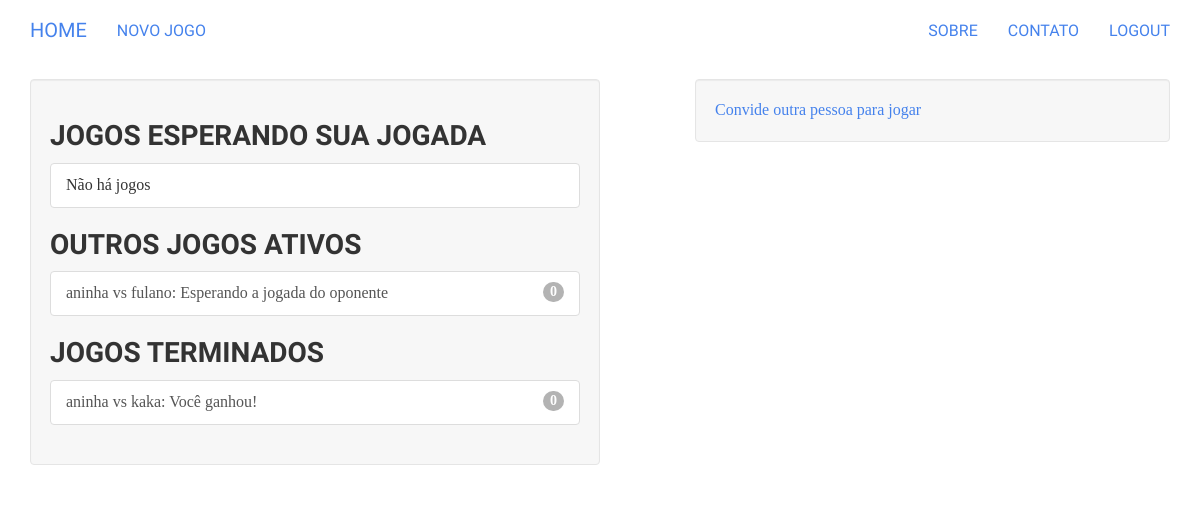
/user/home (signed in), run on an earlier commit of the app's database.
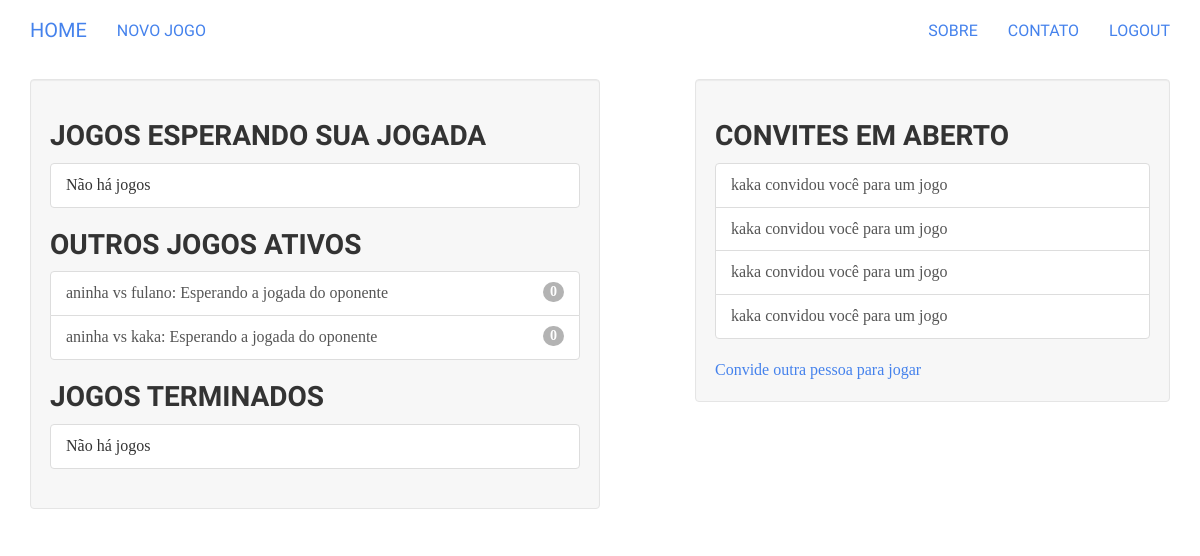
And on a later commit of the database.
### tictactoe/models.py (models this page shows, shortened)
class Game(models.Model):
    first_player = models.ForeignKey(User, related_name="games_first_player")
    second_player = models.ForeignKey(User, related_name="games_secod_player")
    next_to_move = models.ForeignKey(User, related_name="games_to_move")
    start_time = models.DateTimeField(auto_now_add=True)
    last_ative = models.DateTimeField(auto_now_add=True)
    status = models.CharField(
        max_length=1, default='A', choices=GAME_STATUS_CHOICES)
    objects = GamesManager()
    def __str__(self):
        return "{0} vs {1}".format(self.first_player, self.second_player)

class Invitation(models.Model):
    from_user = models.ForeignKey(User, related_name='invitations_sent')
    to_user = models.ForeignKey(
        User,
        related_name='invitations_received',
        verbose_name="Usuário para convidar",
        help_text="Por favor, selecione o usuário que você quer jogar")
    message = models.CharField(
        "Mensagem Opcional",
        max_length=300,
        blank=True,
        help_text="Adicionar uma mensagem amigável nunca é demais")
    timestamp = models.DateTimeField(auto_now_add=True)

### user/views.py (the view)
@login_required
def home(request):
    my_games = Game.objects.games_for_user(request.user)
    active_games = my_games.filter(status="A")
    finished_games = my_games.exclude(status="A")
    waiting_games = active_games.filter(next_to_move=request.user)
    other_games = active_games.exclude(next_to_move=request.user)
    invitations = request.user.invitations_received.all()
    context = {'other_games': other_games,
               'waiting_games': waiting_games,
               'finished_games': finished_games,
               'invitations': invitations}
    return render(request, "user/home.html", context)

### tictactoe/models.py (called while the page is built)
    def games_for_user(self, user):
        return super(GamesManager, self).get_queryset().filter(
            Q(first_player_id=user.id) | Q(second_player_id=user.id))

### user/templates/user/home.html (shortened to what this page needs)
{% extends "base.html" %}
{% block content %}
<div class="well col-md-6">
    {% include "tictactoe/game_list_snippet.html" with header="Jogos esperando sua jogada" games_list=waiting_games %}
    {% include "tictactoe/game_list_snippet.html" with header="Outros jogos ativos" games_list=other_games %}
    {% include "tictactoe/game_list_snippet.html" with header="Jogos terminados" games_list=finished_games %}
</div>
<div class="well col-sm-5 col-sm-push-1">
    {% if invitations %}
        <h3 class="panel-header">Convites em aberto</h3>
        <div class="list-group">
            {% for inv in invitations %}
                <a class="list-group-item" href="{% url 'tictactoe_accept_invitation' pk=inv.id %}">
                    {{ inv.from_user.username }} convidou você para um jogo
                </a>
            {% endfor %}
        </div>
    {% endif %}
    <a href="{% url 'tictactoe_invite' %}">Convide outra pessoa para jogar</a>
</div>
{% endblock content %}

### templates/base.html (shortened to what this page needs)
{% load staticfiles %}
<!DOCTYPE html>
<html class="no-js">
<head>
     {% block styling %}
    <link rel="stylesheet" href="{% static 'bootstrap/css/bootstrap.min.css' %}">
    {% endblock styling %}
</head>
<body>
    <div class="navbar navbar-default navbar-static-top">
        <div class="container">
            <div class="navbar-header">
                <a class="navbar-brand" href="#">Home</a>
            </div>
            <ul class="nav navbar-nav">
                <li><a href="{% url 'tictactoe_invite' %}">Novo Jogo</a></li>
            </ul>
            <ul class="nav navbar-nav navbar-right">
                <li><a href="#">Sobre</a></li>
                <li><a href="#">Contato</a></li>
                {% if user.is_authenticated %}
                    <li><a href="{% url 'boardgames_logout' %}">Logout</a></li>
                {% else %}
                    <li><a href="{% url 'boardgames_login' %}">Login</a></li>
                {% endif %}
            </ul>
        </div>
    </div>
    <div class="container">
        {% block content %}
        {% endblock content %}
    </div>
</body>
</html>

### tictactoe/templates/tictactoe/game_list_snippet.html
<h3 class="panel-header">{{ header }}</h3>
<div class="list-group" >
    {% for game in games_list %}
        <a class="list-group-item" href="{% url 'tictactoe_game_detail' pk=game.id%}">
            {{ game }}:
            {% if game.status == "A" %}
                {% if game.next_to_move == user %}Your turn{% else %}Esperando a jogada do oponente{% endif %}
            {% elif game.status == "D" %}
                Empate
            {% elif game.status == "F" and user == game.first_player %}
                Você ganhou!
            {% elif game.status == "S" and user == game.second_player %}
                Você ganhou!
            {% else %}
                Você ganhou!
            {% endif %}
            <span class="badge">{{ game.move_set.count }}</span></a>
    {% empty %}
        <span class="list-group-item">Não há jogos</span>
    {% endfor %}
</div>

What changed in the data, as far as the page shows it:
changed Game "aninha vs kaka": status "Você ganhou!" → "Esperando a jogada do oponente"
added Invitation: from_user.username "kaka"
added Invitation: from_user.username "kaka"
added Invitation: from_user.username "kaka"
added Invitation: from_user.username "kaka"
Also different on the page:
text no longer shown: "Não há jogos"
text now shown: "Não há jogos Não há jogos CONVITES EM ABERTO"
